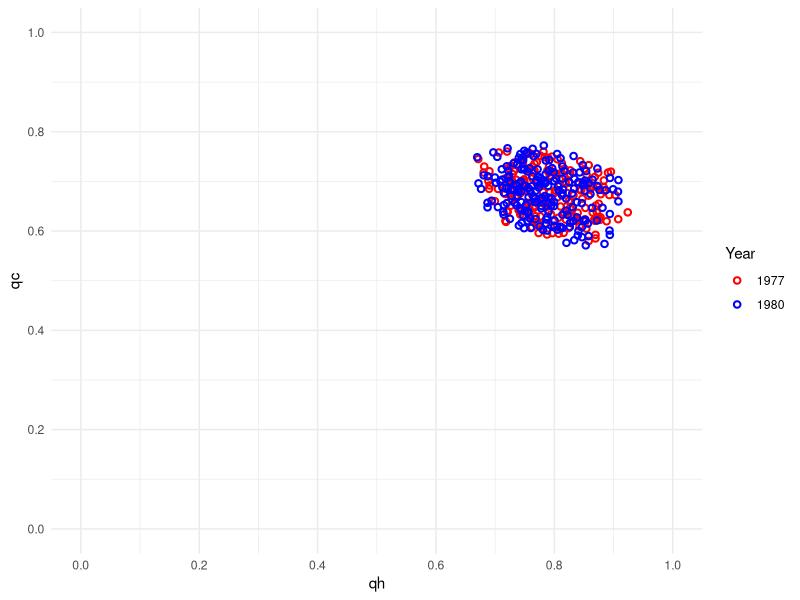

Write R code to recreate this figure.
library(tidyverse)
library(plyr)

# read in the data
table_2_1979 <- read.csv("table_2_1979.csv")
table_2_1980 <- read.csv("table_2_1980.csv")
table_3_1975 <- read.csv("table_3_1975.csv")
table_3_1978 <- read.csv("table_3_1978.csv")

# drop the first column because we don't need it 
table_2_1979 = table_2_1979[, -1]
table_2_1980 = table_2_1980[, -1]
table_3_1975 = table_3_1975[, -1]
table_3_1978 = table_3_1978[, -1]

# We have to convert the data into proportions from counts
divfun <- function(x) {
  x = as.matrix(x)
  ans = matrix(NA, nrow = dim(x)[1], ncol = dim(x)[2])
  for (i in 1:dim(x)[1]) {
    for (j in 1:dim(x)[2]) {
      ans[i, j] = x[i, j] / sum(x[ , j], na.rm = TRUE)
    }
  }
  return(ans)
}

table_2_1979 = divfun(table_2_1979)
table_2_1980 = divfun(table_2_1980)
table_3_1975 = divfun(table_3_1975)
table_3_1978 = divfun(table_3_1978)




#We will refer to this as model (1).


#' Generates four numbers between 0 and 1 and will act as the priors
#'
#' @return a list of four random numbers
simulate_parameters <- function() {
  names = c("qc1", "qh1", "qc2", "qh2")
  
  param = list(runif(1),
               runif(1),
               runif(1),
               runif(1))
  names(param) = names
  return(param)
}


#' The probability that j out of the s susceptibles in a household become infected
#' 
#' @param j number that become infected
#' @param s number of susceptibles
#' @param qc probability that a susceptible individual does not get infected from the community
#' @param qh probability that a susceptible individual does not get infected from their household
#' @param wjj the jth element of the diagonal of w
#' 
#' @return A number between 0 and 1, representing the probability of people infected in a household
model_1 <- function(j, s, qc, qh, wjj){
  return(choose(s, j) * wjj * (qc * qh^j)^(s - j))
}

#' Generate data from the model specified above
#'
#' @param qc probability that a susceptible individual does not get infected from the community
#' @param qh probability that a susceptible individual does not get infected from their household
#' @param m number of rows of the data
#' @param n number of columns of the data
#'
#' @return a matrix of generated data

data_gen <- function(qc, qh, m, n){
  
  # pre-allocate matrix
  d_star = matrix(NA, nrow = m, ncol = n)
  
  # make first row of matrix using w_{0s} = q_c^s
  d_star[1, ] = qc^(1:n)      # number infected out of s, paper says s = 0,1,2,...
  # but j/0 is na
  
  # create rest of the data 
  # we will work across the matrix rather than down the columns
  for (j in 2:(m-1)) {
    d_star[j, j-1]= wjj = 1 - sum(d_star[ , j-1], na.rm = TRUE) # create diagonal data point 
    # (when j = s)
    
    for (s in j:n) {
      # plug it in to the model_1 function to calculate the probability
      d_star[j,s] = model_1(j - 1, s, qc, qh, wjj)
    }
  }
  d_star[m, m-1] = 1 - sum(d_star[ , m-1], na.rm = TRUE)
  
  return(d_star)
}

#' Calculate the frobenious norm of a matrix
#'
#' @param A the matrix
#'
#' @return the frobenious norm
frobenious <- function(A){
  return(sqrt(sum(abs(A)^2, na.rm = TRUE)))
}

#' Calculating the distance specified above
#'
#' @param d1 The first data matrix (i.e. 1977-78 from table 2)
#' @param d2 The second data matrix (i.e. 1980-81 from table 2)
#' @param d_star1 The first matrix of generated data
#' @param d_star2 The second matrix of generated data
#'
#' @return
distance <- function(d1, d2, d_star1, d_star2){
  
  # calculate the two frobenious norms
  f1 = frobenious(d1 - d_star1)
  f2 = frobenious(d2 - d_star2)
  
  # this is the distance metric
  ans = 0.5 * (f1 + f2) 
  return(ans)
}


#' Generate an ABC sample
#'
#' @param epsilon The specified tolerance levels
#' @param d1 The first data matrix (i.e. 1977-78 from table 2)
#' @param d2 The second data matrix (i.e. 1980-81 from table 2)
#'
#' @return A prior sample that has 
generate_abc_sample <- function(epsilon, d1, d2){
  # get the dimensions for each dataframe
  dim_d1 = dim(d1)
  dim_d2 = dim(d2)
  
  # basic ABC stuff
  while(TRUE){
    # prior
    prior = simulate_parameters() 
    
    # generate data
    res1 = data_gen(qc = prior$qc1, qh = prior$qh1, m = dim_d1[1], n = dim_d1[2])
    res2 = data_gen(qc = prior$qc2, qh = prior$qh2, m = dim_d2[1], n = dim_d2[2])
    
    # calculate distance
    distance = distance(d1,
                        d2,
                        d_star1 = res1,
                        d_star2 = res2)
    
    # check against tolerance
    if(distance < epsilon){
      break
    }
  }
  return(do.call(rbind, prior))
}


# only uncomment and run if we figure out it's broken, it takes a while
# results = replicate(1000, generate_abc_sample(epsilon = 0.3,
#                                              d1 = table_2_1979,
#                                              d2 = table_2_1980))

# qc1 = results[1,,]
# qh1 = results[2,,]
# qc2 = results[3,,]
# qh2 = results[4,,]

# this comes from table 2
# res_df <- rbind(data.frame(year = 1977, qh = qh1, qc = qc1), 
#                 data.frame(year = 1980, qh = qh2, qc = qc2))



# write.csv(res_df, "results_3a.csv")

# load in the data that was saved from above
res_df <- read.csv("results_3a.csv")



res_df %>% 
  ggplot(aes(qh, qc, color = factor(year)))+
  geom_point(shape=1, stroke = 1.055)+
  scale_color_manual(values = c("red", "blue")) +
  theme_minimal()+
  scale_x_continuous(breaks = seq(0,1,0.2), limits = c(0,1))+
  scale_y_continuous(breaks = seq(0,1,0.2), limits = c(0,1))+
  labs(color = "Year")
